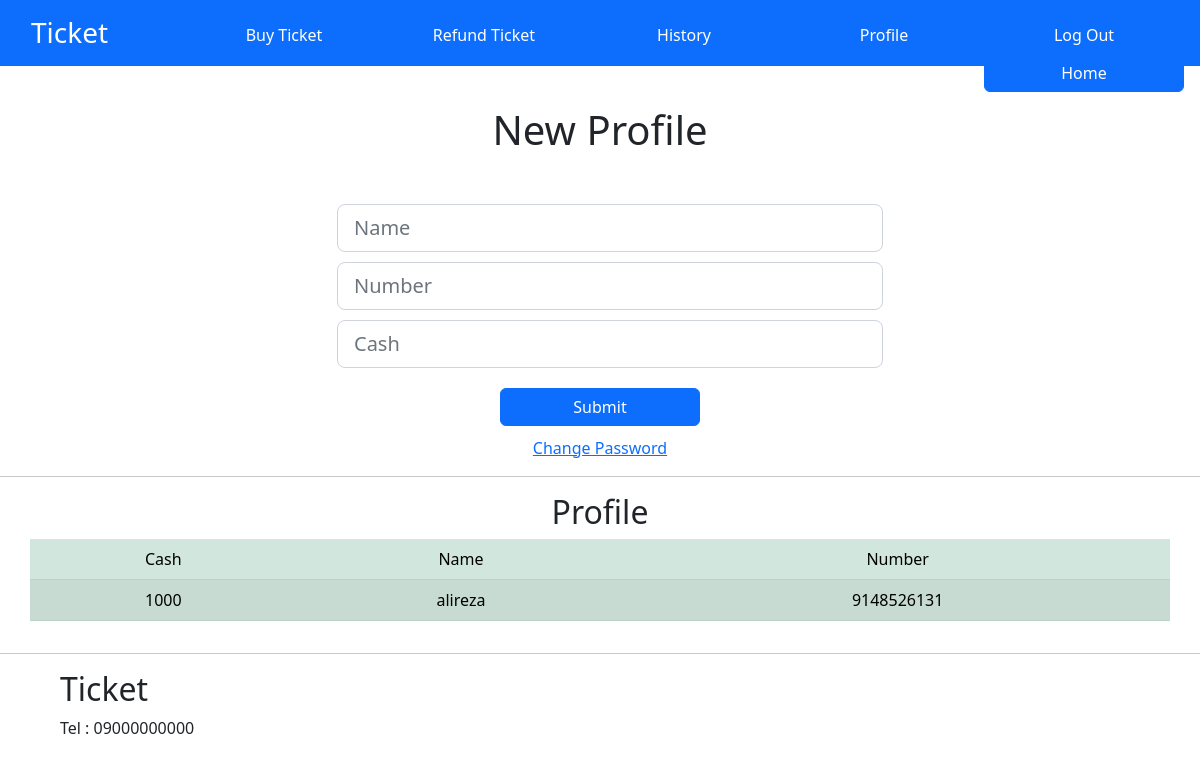
Screenshot of /profile (signed in) with the database file from the repository.
### tables this page shows
CREATE TABLE property (id INTEGER NOT NULL, cash INTEGER NOT NULL DEFAULT 0, name TEXT, number INTEGER);

### app.py (the view)
@app.route("/profile", methods=["GET", "POST"])
@login_required
def profile():
    if request.method == "POST":
        name = request.form.get("name")
        number = request.form.get("number")
        cash = request.form.get("cash")
        if not number or not name or not cash:
            return apology("Please enter all filds")
        try:
            cash = float(cash)
        except:
            return apology("please enter number to cash")
        db.execute("UPDATE property SET name = ?, number = ?, cash = ? WHERE id = ?", name, number, cash, session["user_id"])
        return redirect("/")
    else:
        property = db.execute("SELECT cash, name, number FROM property WHERE id = ?", session["user_id"])[0]
        buy = db.execute("SELECT origin, destination, vehicle FROM buy WHERE id = ? AND exist = ?", session["user_id"], 1)
        return render_template("profile.html", property=property, buy=buy)

### app.py (called while the page is built)
@app.after_request
def after_request(response):
    response.headers["Cache-Control"] = "no-cache, no-store, must-revalidate"
    response.headers["Expires"] = 0
    response.headers["Pragma"] = "no-cache"
    return response

### helpers.py (called while the page is built)
def login_required(f):
    @wraps(f)
    def decorated_function(*args, **kwargs):
        if session.get("user_id") is None:
            return redirect("/login")
        return f(*args, **kwargs)
    return decorated_function

### templates/profile.html (shortened to what this page needs)
{% extends "layout.html" %}
{% block main %}
    <div class="container text-center">
        <h1 id="login_head">New Profile</h1>
        <div class="row align-items-center">
            <div class="col-6">
                <form action="/profile" method="post">
                    <input class="form-control form-control-lg" type="text" placeholder="Name" name="name" id="profile_input">
                    <input class="form-control form-control-lg" type="text" placeholder="Number" name="number" id="profile_input">
                    <input class="form-control form-control-lg" type="number" placeholder="Cash" name="cash" id="profile_input">
                    <button type="submit" class="btn btn-primary" id="profile_input">Submit</button>
                </form>
                <a href="/change_password">Change Password</a>
            </div>
          </div>
    </div>
    <hr>
    <div class="container text-center">
        <h2>Profile</h2>
        <div class="row align-items-center">
            <table class="table table-success table-striped">
                <thead>
                    <tr>
                        <td>Cash</td>
                        <td>Name</td>
                        <td>Number</td>
                    </tr>
                </thead>
                <tbody>
                    <tr>
                        <td>{{ property["cash"] }}</td>
                        <td>{{ property["name"] }}</td>
                        <td>{{ property["number"] }}</td>
                    </tr>
                </tbody>
            </table>
        </div>
    </div>
{% endblock %}

### static/style.css (style rules this page uses)
.btn-primary { width: 200px; }
#login_head { margin-top: 40px; margin-bottom: 40px; }
#profile_input { margin: 10px; }

### rows the page displays
property: cash "1000", name "alireza", number "9148526131"
